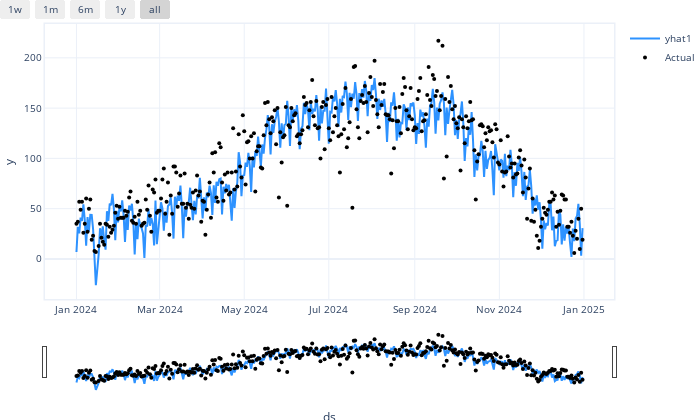

The notebook cell this image was saved under:
### Code cell
# Get the trained model for a specific station
station_name = "Clark St & Elm St"  # Replace with any station from top 10
model = station_models[station_name]

# Recreate the correct test dataset (future) for this station
station_test_data = test[test.start_station_name == station_name].drop(columns=['start_station_name'])

# Rename columns to match NeuralProphet requirements
station_test_data.rename(columns={'date': 'ds', 'total_rides': 'y'}, inplace=True)

# Ensure we only keep relevant columns
future = station_test_data[['ds', 'temp_min_c']].copy()
future['y'] = station_test_data['y']  # Include actual values for merging

# Predict using the correct test data
forecast = model.predict(future)

# Plot the forecast
model.plot(forecast)

### Figure 1 — Plotly figure (JSON) as saved in the notebook; plotly's stock layout.template omitted (floating-point values rounded to 4 significant figures; data arrays with more than 128 entries replaced by an {"elided": "..."} marker saying what was removed)
{"data": [{"fill": "none", "line": {"color": "rgba(45, 146, 255, 1.0)", "width": 2}, "mode": "lines", "name": "yhat1", "type": "scatter", "x": {"elided": "365 str values"}, "y": {"elided": "365 float values"}}, {"marker": {"color": "black", "size": 4}, "mode": "markers", "name": "Actual", "type": "scatter", "x": {"elided": "365 str values"}, "y": {"elided": "365 int values"}}], "layout": {"autosize": true, "font": {"size": 10}, "height": 420, "hovermode": "x unified", "margin": {"b": 0, "l": 0, "pad": 0, "r": 10, "t": 10}, "showlegend": true, "title": {"font": {"size": 12}}, "width": 700, "xaxis": {"linewidth": 1.5, "mirror": true, "rangeselector": {"buttons": [{"count": 7, "label": "1w", "step": "day", "stepmode": "backward"}, {"count": 1, "label": "1m", "step": "month", "stepmode": "backward"}, {"count": 6, "label": "6m", "step": "month", "stepmode": "backward"}, {"count": 1, "label": "1y", "step": "year", "stepmode": "backward"}, {"step": "all"}]}, "rangeslider": {"visible": true}, "showline": true, "title": {"text": "ds"}, "type": "date"}, "yaxis": {"linewidth": 1.5, "mirror": true, "showline": true, "title": {"text": "y"}}}}
